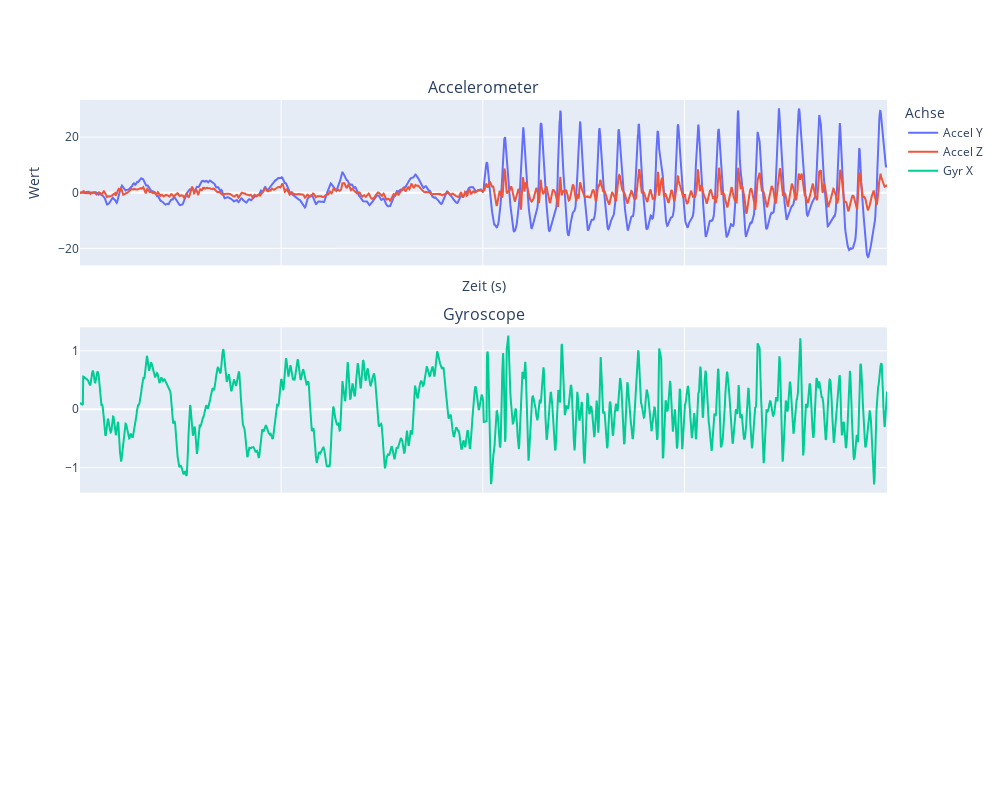

Here is the notebook cell this chart was saved with:
### Code cell
plot_df(combined_df)

### Figure 1 — Plotly figure (JSON) as saved in the notebook; plotly's stock layout.template omitted (floating-point values rounded to 4 significant figures; data arrays with more than 128 entries replaced by an {"elided": "..."} marker saying what was removed)
{"data": [{"name": "Accel Y", "type": "scatter", "x": {"elided": "1983 float values"}, "y": {"elided": "1983 float values"}}, {"name": "Accel Z", "type": "scatter", "x": {"elided": "1983 float values"}, "y": {"elided": "1983 float values"}}, {"marker": {"size": 4}, "name": "Gyr X", "type": "scatter", "x": {"elided": "1983 float values"}, "xaxis": "x2", "y": {"elided": "1983 float values"}, "yaxis": "y2"}], "layout": {"annotations": [{"font": {"size": 16}, "showarrow": false, "text": "Accelerometer", "x": 0.5, "xanchor": "center", "xref": "paper", "y": 1, "yanchor": "bottom", "yref": "paper"}, {"font": {"size": 16}, "showarrow": false, "text": "Gyroscope", "x": 0.5, "xanchor": "center", "xref": "paper", "y": 0.6333, "yanchor": "bottom", "yref": "paper"}], "height": 800, "legend": {"title": {"text": "Achse"}}, "width": 1000, "xaxis": {"anchor": "y", "domain": [0, 1], "matches": "x3", "showticklabels": false, "title": {"text": "Zeit (s)"}}, "xaxis2": {"anchor": "y2", "domain": [0, 1], "matches": "x3", "showticklabels": false}, "xaxis3": {"anchor": "y3", "domain": [0, 1]}, "yaxis": {"anchor": "x", "domain": [0.7333, 1], "title": {"text": "Wert"}}, "yaxis2": {"anchor": "x2", "domain": [0.3667, 0.6333]}, "yaxis3": {"anchor": "x3", "domain": [0, 0.2667]}}}
